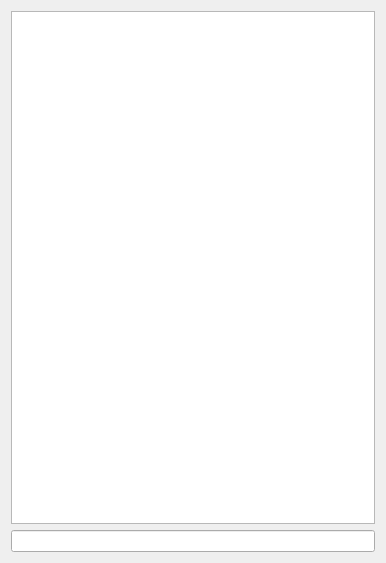
<?xml version="1.0" encoding="UTF-8"?>
<ui version="4.0">
 <class>Form_termIO</class>
 <widget class="QWidget" name="Form_termIO">
  <property name="geometry">
   <rect>
    <x>0</x>
    <y>0</y>
    <width>386</width>
    <height>563</height>
   </rect>
  </property>
  <property name="windowTitle">
   <string>Form</string>
  </property>
  <layout class="QVBoxLayout" name="verticalLayout">
   <item>
    <widget class="QTextEdit" name="textEdit_out"/>
   </item>
   <item>
    <widget class="QLineEdit" name="lineEdit_in"/>
   </item>
  </layout>
 </widget>
 <resources/>
 <connections/>
</ui>
